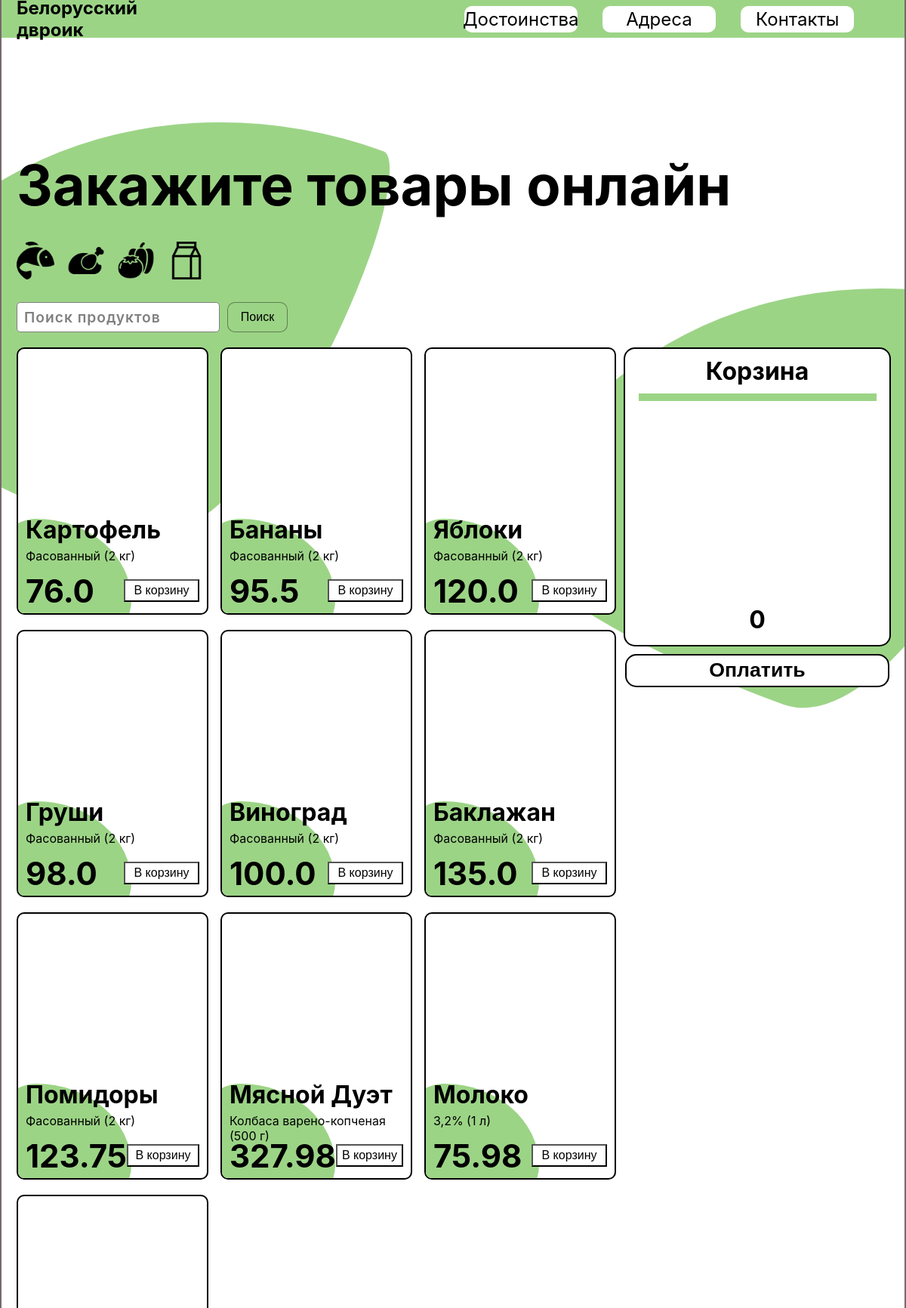
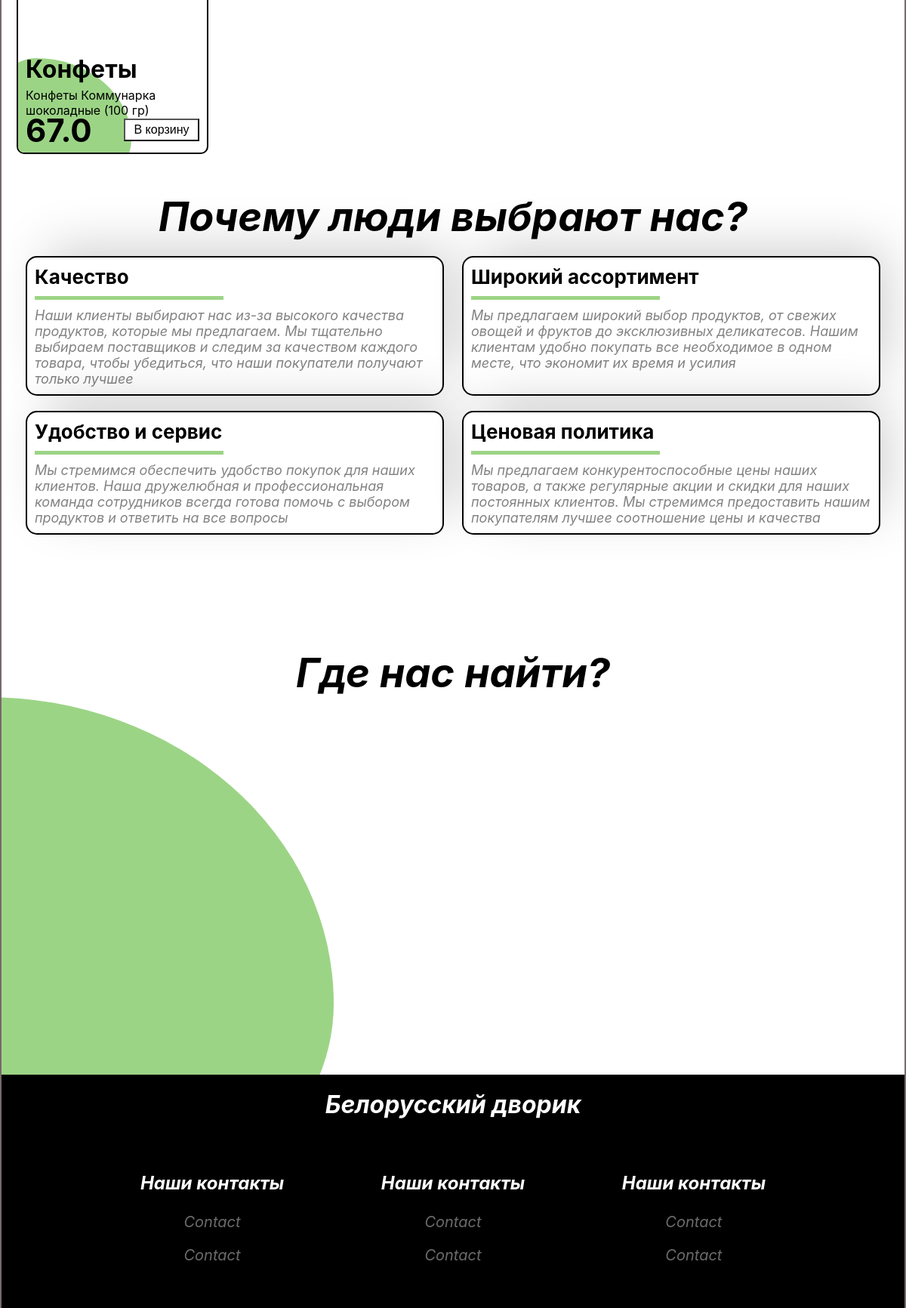
The page / on the database its author committed (2 pictures, top to bottom).
### db/product.py (models this page shows)
class Product(SqlAlchemyBase):
    __tablename__ = 'products'
    id = sqlalchemy.Column(sqlalchemy.Integer,
                           primary_key=True, autoincrement=True)
    name = sqlalchemy.Column(sqlalchemy.Text, nullable=True)
    info = sqlalchemy.Column(sqlalchemy.Text, nullable=True)
    tag_id = sqlalchemy.Column(sqlalchemy.Integer, nullable=True)
    picture = sqlalchemy.Column(sqlalchemy.Text, nullable=True)
    price = sqlalchemy.Column(sqlalchemy.Float, nullable=True)
    count = sqlalchemy.Column(sqlalchemy.Integer, nullable=True)

### app.py (the view)
@app.route('/')
def main():
    result = dbase.get_products_all()
    return render_template('index.html', products=result)

### db/db_session.py (called while the page is built)
def create_session() -> Session:
    global __factory
    return __factory()

### models/sql.py (called while the page is built)
    def get_products_all(self):
        try:
            db_sess = self.db_session.create_session()
            ans = db_sess.query(Product).all()
            return ans
        except Exception as e:
            print("(get_products_all):", e)
            return []

### templates/index.html (shortened to what this page needs)
<!DOCTYPE html>
<html lang="en">
<head>
    <link rel="stylesheet" href="{{ url_for('static', filename='css/styles.css') }}">
</head>
<body>
    <div class="mainContainer">
        <header>
            <div class="nameContainer">
                <h1>Белорусский<br>двроик</h1>
            </div>
            <div class="tranferContainer">
                <a href="#yak1" class="transfer">
                    <p>Достоинства</p>
                </a>
                <a href="#yak2" class="transfer">
                    <p>Адреса</p>
                </a>
                <a href="#yak3" class="transfer">
                    <p>Контакты</p>
                </a>
            </div>
        </header>
        <div class="greetBlock">
            <h1>Закажите товары онлайн</h1>
            <div class="dropOne"></div>
        </div>
        <main>
            <div class="buttonContainer">
                <button class="sortButton" fish-btn></button>
                <button class="sortButton" meat-btn></button>
                <button class="sortButton" veg-btn></button>
                <button class="sortButton" milk-btn></button>
            </div>
            <div class="inputContainer">
                <div class="form-input">
                    <input type="text" placeholder="Поиск" id="video-url" style="height: 40px;">
                    <label for="video-url">Поиск продуктов</label>
                </div>
                <button class="searchButton"><span>Поиск</span></button>
            </div>
            <div class="mainPartblock">
                <div class="cardContainer">
                    {% for elem in products %}
                        <div class="card" id = "test-{{ elem.id }}" counter="{{ elem.count }}" style="display: block">
                            <div class="underBlock">
                                <div class="cardBuble"></div>
                                <h1>{{ elem.price }}</h1>
                                <button class="addBusket">В корзину</button>
                            </div>
                            <h1 class="nameProduct" id="{{ elem.id }}">{{ elem.name }}</h1>
                            <p class="descriptionProduct">{{ elem.info }}</p>
                        </div>
                    {% endfor %}
                </div>
                <div class="busketContainer">
                    <div class="busketMain">
                        <h1>Корзина</h1>
                        <div class="line"></div>
                        <div class="busketMeals">
                        </div>
                        <h1 class="feguf">0</h1>
                    </div>
                    <button class="busketButton">
                        <h1>Оплатить</h1>
                    </button>
                </div>
            </div>
            <div class="qBlock" id="yak1">
                <h1>Почему люди выбрают нас?</h1>
                <div class="fdbc">
                    <div class="answerBlock">
                        <h1>Качество</h1>
                        <div class="answerLine"></div>
                        <p>Наши клиенты выбирают нас из-за высокого качества продуктов, которые мы предлагаем. Мы тщательно выбираем поставщиков и следим за качеством каждого товара, чтобы убедиться, что наши покупатели получают только лучшее</p>
                    </div>
                    <div class="answerBlock">
                        <h1>Широкий ассортимент</h1>
                        <div class="answerLine"></div>
                        <p> Мы предлагаем широкий выбор продуктов, от свежих овощей и фруктов до эксклюзивных деликатесов. Нашим клиентам удобно покупать все необходимое в одном месте, что экономит их время и усилия</p>
                    </div>
                    <div class="answerBlock">
                        <h1>Удобство и сервис</h1>
                        <div class="answerLine"></div>
                        <p>Мы стремимся обеспечить удобство покупок для наших клиентов. Наша дружелюбная и профессиональная команда сотрудников всегда готова помочь с выбором продуктов и ответить на все вопросы</p>
                    </div>
                    <div class="answerBlock">
                        <h1>Ценовая политика</h1>
                        <div class="answerLine"></div>
                        <p>Мы предлагаем конкурентоспособные цены наших товаров, а также регулярные акции и скидки для наших постоянных клиентов. Мы стремимся предоставить нашим покупателям лучшее соотношение цены и качества</p>
                    </div>
                </div>
            </div>
            <div class="whereHeadre" id="yak2">Где нас найти?</div>
            <div class="mapBlock">
                <iframe src="https://yandex.ru/map-widget/v1/?um=constructor%3Af041bc75fafe739bf5357fb2b60fbf2fa6d8a56e3ff497f253bdc11778ee8a82&amp;source=constructor" width="800" height="400" frameborder="0"></iframe>
            </div>
        </main>
        <footer>
            <h1>Белорусский дворик</h1>
            <div class="footerContainer" id="yak3">
                <div class="linkBlock">
                    <h1 class="one">Наши контакты</h1>
                    <div><a href="" class="contact">Contact</a></div>
                    <div><a href="" class="contact">Contact</a></div>
                </div>
                <div class="linkBlock">
                    <h1 class="one">Наши контакты</h1>
                    <div><a href="" class="contact">Contact</a></div>
                    <div><a href="" class="contact">Contact</a></div>
                </div>
                <div class="linkBlock">
                    <h1 class="one">Наши контакты</h1>
                    <div><a href="" class="contact">Contact</a></div>
                    <div><a href="" class="contact">Contact</a></div>
                </div>
            </div>
        </footer>
    </div>
</body>
</html>

### rows shown on the page
Product: price "76.0", name "Картофель", info "Фасованный (2 кг)"
Product: price "95.5", name "Бананы", info "Фасованный (2 кг)"
Product: price "120.0", name "Яблоки", info "Фасованный (2 кг)"
Product: price "98.0", name "Груши", info "Фасованный (2 кг)"
Product: price "100.0", name "Виноград", info "Фасованный (2 кг)"
Product: price "135.0", name "Баклажан", info "Фасованный (2 кг)"
Product: price "123.75", name "Помидоры", info "Фасованный (2 кг)"
Product: price "327.98", name "Мясной Дуэт", info "Колбаса варено-копченая (500 г)"
Product: price "75.98", name "Молоко", info "3,2% (1 л)"
Product: price "67.0", name "Конфеты", info "Конфеты Коммунарка шоколадные (100 гр)"
